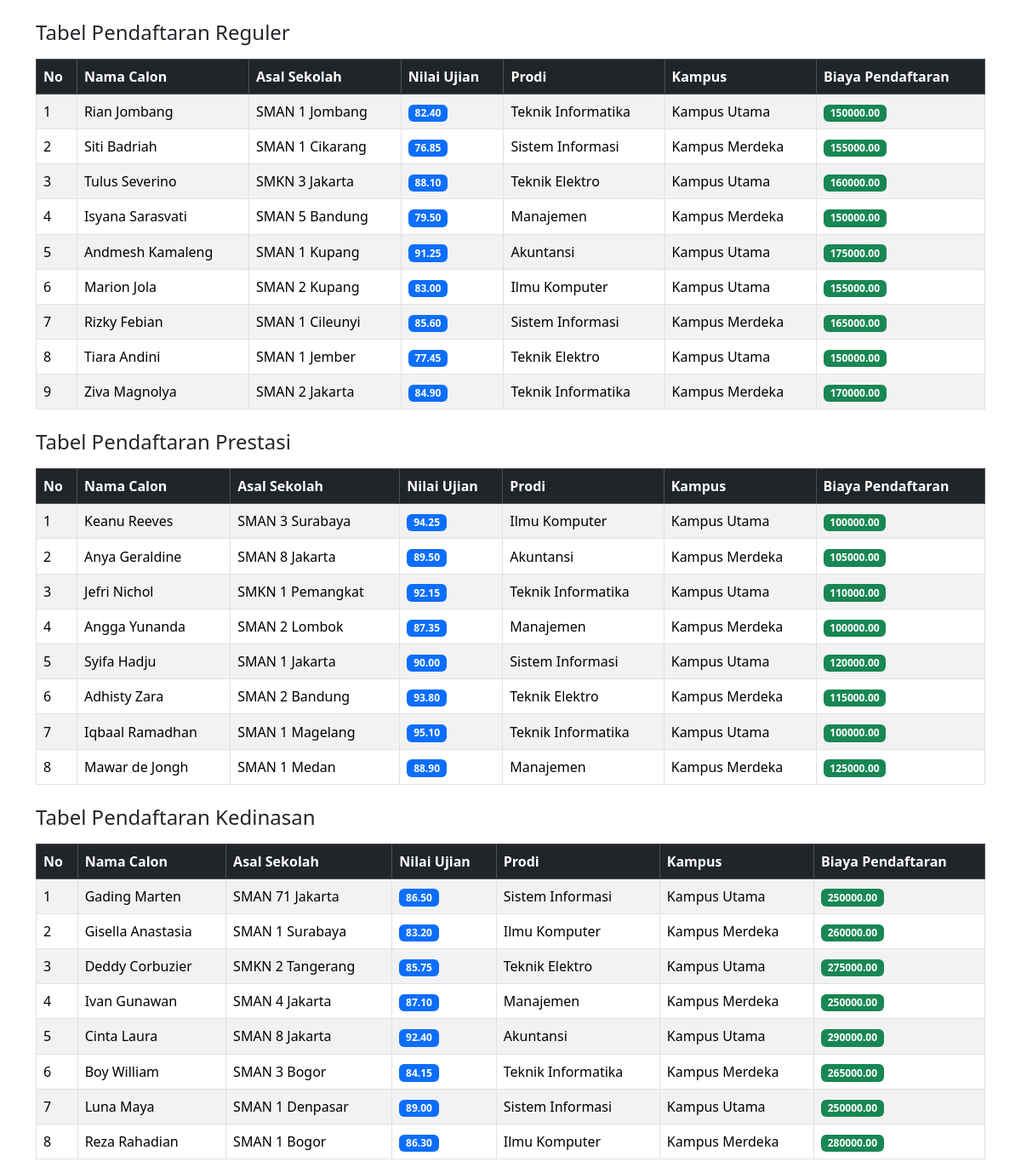
The page / on the database its author committed.
### tables this page shows
CREATE TABLE `tabel_pendaftaran` (
  `id_pendaftaran` int NOT NULL,
  `nama_calon` varchar(100) NOT NULL,
  `asal_sekolah` varchar(100) NOT NULL,
  `nilai_ujian` decimal(5,2) NOT NULL,
  `biaya_pendaftaran_dasar` decimal(10,2) NOT NULL,
  `jalur_pendaftaran` enum('Reguler','Prestasi','Kedinasan') NOT NULL,
  `pilihan_prodi` varchar(50) DEFAULT NULL,
  `lokasi_kampus` varchar(50) DEFAULT NULL,
  `jenis_prestasi` varchar(50) DEFAULT NULL,
  `tingkat_prestasi` varchar(30) DEFAULT NULL,
  `sk_ikatan_dinas` varchar(50) DEFAULT NULL,
  `instansi_sponsor` varchar(100) DEFAULT NULL
);

### classes/PendaftaranReguler.php (called while the page is built, shortened)
<?php
class PendaftaranReguler extends Pendaftaran
{
    public function getDaftarReguler($db)
    {
    $query = "SELECT * FROM tabel_pendaftaran WHERE jalur_pendaftaran = 'Reguler'";
    $result = $db->query($query);
    $data = [];
    if ($result)
        {
            while ($row = $result->fetch_assoc()) {
                $data[] = $row;
            }
        }
    return $data;
    }
}
?>

### classes/PendaftaranPrestasi.php (called while the page is built, shortened)
<?php
class PendaftaranPrestasi extends Pendaftaran
{
    public function getDaftarPrestasi($db)
    {
        $query = "SELECT * FROM tabel_pendaftaran WHERE jalur_pendaftaran = 'Prestasi'";
        $result = $db->query($query);
        $data = [];
        if ($result) {
            while ($row = $result->fetch_assoc()) {
                $data[] = $row;
            }
        }
        return $data;
    }
}
?>

### classes/PendaftaranKedinasan.php (called while the page is built, shortened)
<?php
class PendaftaranKedinasan extends Pendaftaran
{
    public function getDaftarKedinasan($db)
    {
        $query = "SELECT * FROM tabel_pendaftaran WHERE jalur_pendaftaran = 'Kedinasan'";
        $result = $db->query($query);
        $data = [];
        if ($result) {
            while ($row = $result->fetch_assoc()) {
                $data[] = $row;
            }
        }
        return $data;
    }
}
?>

### index.php (the view, shortened to what this page needs)
<?php
require_once 'classes/PendaftaranReguler.php';
require_once 'classes/PendaftaranPrestasi.php';
require_once 'classes/PendaftaranKedinasan.php';
$db = (new Database())->connect();
$reguler = new PendaftaranReguler([
    'id_pendaftaran' => 0,
    'nama_calon' => '',
    'asal_sekolah' => '',
    'nilai_ujian' => 0,
    'biayaPendaftaranDasar' => 0,
    'pilihanProdi' => '',
    'lokasiKampus' => ''
]);
$prestasi = new PendaftaranPrestasi(
    0,
    '',
    '',
    0,
    0,
    '',
    ''
);
$kedinasan = new PendaftaranKedinasan(
    0,
    '',
    '',
    0,
    0,
    '',
    ''
);
$dataReguler = $reguler->getDaftarReguler($db);
$dataPrestasi = $prestasi->getDaftarPrestasi($db);
$dataKedinasan = $kedinasan->getDaftarKedinasan($db);
?>
<!DOCTYPE html>
<html lang="en">
<head>
    <link href="https://cdn.jsdelivr.net/npm/bootstrap@5.3.3/dist/css/bootstrap.min.css" rel="stylesheet">
</head>
<body>
    <div class="container mt-4">
    <h4 class="mb-3">Tabel Pendaftaran Reguler</h4>
    <table class="table table-hover table-striped table-bordered align-middle">
        <thead class="table-dark">
            <tr>
                <th>No</th>
                <th>Nama Calon</th>
                <th>Asal Sekolah</th>
                <th>Nilai Ujian</th>
                <th>Prodi</th>
                <th>Kampus</th>
                <th>Biaya Pendaftaran</th>
            </tr>
        </thead>
        <tbody>
            <?php $noReg = 1; ?>
            <?php foreach ($dataReguler as $row): ?>
                <tr>
                    <td><?= $noReg++; ?></td>
                    <td><?= $row['nama_calon']; ?></td>
                    <td><?= $row['asal_sekolah']; ?></td>
                    <td>
                        <span class="badge bg-primary">
                            <?= $row['nilai_ujian']; ?>
                        </span>
                    </td>
                    <td><?= $row['pilihan_prodi']; ?></td>
                    <td><?= $row['lokasi_kampus']; ?></td>
                    <td>
                        <span class="badge bg-success">
                            <?= $row['biaya_pendaftaran_dasar']; ?>
                        </span>
                    </td>
                </tr>
            <?php endforeach; ?>
        </tbody>
    </table>
  </div>
    <div class="container mt-4">
    <h4 class="mb-3">Tabel Pendaftaran Prestasi</h4>
    <table class="table table-hover table-striped table-bordered align-middle">
        <thead class="table-dark">
            <tr>
                <th>No</th>
                <th>Nama Calon</th>
                <th>Asal Sekolah</th>
                <th>Nilai Ujian</th>
                <th>Prodi</th>
                <th>Kampus</th>
                <th>Biaya Pendaftaran</th>
            </tr>
        </thead>
        <tbody>
            <?php $noPre = 1; ?>
            <?php foreach ($dataPrestasi as $row): ?>
                <tr>
                    <td><?= $noPre++; ?></td>
                    <td><?= $row['nama_calon']; ?></td>
                    <td><?= $row['asal_sekolah']; ?></td>
                    <td>
                        <span class="badge bg-primary">
                            <?= $row['nilai_ujian']; ?>
                        </span>
                    </td>
                    <td><?= $row['pilihan_prodi']; ?></td>
                    <td><?= $row['lokasi_kampus']; ?></td>
                    <td>
                        <span class="badge bg-success">
                            <?= $row['biaya_pendaftaran_dasar']; ?>
                        </span>
                    </td>
                </tr>
            <?php endforeach; ?>
        </tbody>
    </table>
  </div>
    <div class="container mt-4">
    <h4 class="mb-3">Tabel Pendaftaran Kedinasan</h4>
    <table class="table table-hover table-striped table-bordered align-middle">
        <thead class="table-dark">
            <tr>
                <th>No</th>
                <th>Nama Calon</th>
                <th>Asal Sekolah</th>
                <th>Nilai Ujian</th>
                <th>Prodi</th>
                <th>Kampus</th>
                <th>Biaya Pendaftaran</th>
            </tr>
        </thead>
        <tbody>
            <?php $noKed = 1; ?>
            <?php foreach ($dataKedinasan as $row): ?>
                <tr>
                    <td><?= $noKed++; ?></td>
                    <td><?= $row['nama_calon']; ?></td>
                    <td><?= $row['asal_sekolah']; ?></td>
                    <td>
                        <span class="badge bg-primary">
                            <?= $row['nilai_ujian']; ?>
                        </span>
                    </td>
                    <td><?= $row['pilihan_prodi']; ?></td>
                    <td><?= $row['lokasi_kampus']; ?></td>
                    <td>
                        <span class="badge bg-success">
                            <?= $row['biaya_pendaftaran_dasar']; ?>
                        </span>
                    </td>
                </tr>
            <?php endforeach; ?>
        </tbody>
    </table>
   </div>
</body>
</html>

### rows shown on the page
tabel_pendaftaran: nama_calon "Rian Jombang", asal_sekolah "SMAN 1 Jombang", nilai_ujian "82.40", pilihan_prodi "Teknik Informatika", lokasi_kampus "Kampus Utama", biaya_pendaftaran_dasar "150000.00"
tabel_pendaftaran: nama_calon "Siti Badriah", asal_sekolah "SMAN 1 Cikarang", nilai_ujian "76.85", pilihan_prodi "Sistem Informasi", lokasi_kampus "Kampus Merdeka", biaya_pendaftaran_dasar "155000.00"
tabel_pendaftaran: nama_calon "Tulus Severino", asal_sekolah "SMKN 3 Jakarta", nilai_ujian "88.10", pilihan_prodi "Teknik Elektro", lokasi_kampus "Kampus Utama", biaya_pendaftaran_dasar "160000.00"
tabel_pendaftaran: nama_calon "Isyana Sarasvati", asal_sekolah "SMAN 5 Bandung", nilai_ujian "79.50", pilihan_prodi "Manajemen", lokasi_kampus "Kampus Merdeka", biaya_pendaftaran_dasar "150000.00"
tabel_pendaftaran: nama_calon "Andmesh Kamaleng", asal_sekolah "SMAN 1 Kupang", nilai_ujian "91.25", pilihan_prodi "Akuntansi", lokasi_kampus "Kampus Utama", biaya_pendaftaran_dasar "175000.00"
tabel_pendaftaran: nama_calon "Marion Jola", asal_sekolah "SMAN 2 Kupang", nilai_ujian "83.00", pilihan_prodi "Ilmu Komputer", lokasi_kampus "Kampus Utama", biaya_pendaftaran_dasar "155000.00"
tabel_pendaftaran: nama_calon "Rizky Febian", asal_sekolah "SMAN 1 Cileunyi", nilai_ujian "85.60", pilihan_prodi "Sistem Informasi", lokasi_kampus "Kampus Merdeka", biaya_pendaftaran_dasar "165000.00"
tabel_pendaftaran: nama_calon "Tiara Andini", asal_sekolah "SMAN 1 Jember", nilai_ujian "77.45", pilihan_prodi "Teknik Elektro", lokasi_kampus "Kampus Utama", biaya_pendaftaran_dasar "150000.00"
tabel_pendaftaran: nama_calon "Ziva Magnolya", asal_sekolah "SMAN 2 Jakarta", nilai_ujian "84.90", pilihan_prodi "Teknik Informatika", lokasi_kampus "Kampus Merdeka", biaya_pendaftaran_dasar "170000.00"
tabel_pendaftaran: nama_calon "Keanu Reeves", asal_sekolah "SMAN 3 Surabaya", nilai_ujian "94.25", pilihan_prodi "Ilmu Komputer", lokasi_kampus "Kampus Utama", biaya_pendaftaran_dasar "100000.00"
tabel_pendaftaran: nama_calon "Anya Geraldine", asal_sekolah "SMAN 8 Jakarta", nilai_ujian "89.50", pilihan_prodi "Akuntansi", lokasi_kampus "Kampus Merdeka", biaya_pendaftaran_dasar "105000.00"
tabel_pendaftaran: nama_calon "Jefri Nichol", asal_sekolah "SMKN 1 Pemangkat", nilai_ujian "92.15", pilihan_prodi "Teknik Informatika", lokasi_kampus "Kampus Utama", biaya_pendaftaran_dasar "110000.00"
tabel_pendaftaran: nama_calon "Angga Yunanda", asal_sekolah "SMAN 2 Lombok", nilai_ujian "87.35", pilihan_prodi "Manajemen", lokasi_kampus "Kampus Merdeka", biaya_pendaftaran_dasar "100000.00"
tabel_pendaftaran: nama_calon "Syifa Hadju", asal_sekolah "SMAN 1 Jakarta", nilai_ujian "90.00", pilihan_prodi "Sistem Informasi", lokasi_kampus "Kampus Utama", biaya_pendaftaran_dasar "120000.00"
tabel_pendaftaran: nama_calon "Adhisty Zara", asal_sekolah "SMAN 2 Bandung", nilai_ujian "93.80", pilihan_prodi "Teknik Elektro", lokasi_kampus "Kampus Merdeka", biaya_pendaftaran_dasar "115000.00"
tabel_pendaftaran: nama_calon "Iqbaal Ramadhan", asal_sekolah "SMAN 1 Magelang", nilai_ujian "95.10", pilihan_prodi "Teknik Informatika", lokasi_kampus "Kampus Utama", biaya_pendaftaran_dasar "100000.00"
tabel_pendaftaran: nama_calon "Mawar de Jongh", asal_sekolah "SMAN 1 Medan", nilai_ujian "88.90", pilihan_prodi "Manajemen", lokasi_kampus "Kampus Merdeka", biaya_pendaftaran_dasar "125000.00"
tabel_pendaftaran: nama_calon "Gading Marten", asal_sekolah "SMAN 71 Jakarta", nilai_ujian "86.50", pilihan_prodi "Sistem Informasi", lokasi_kampus "Kampus Utama", biaya_pendaftaran_dasar "250000.00"
tabel_pendaftaran: nama_calon "Gisella Anastasia", asal_sekolah "SMAN 1 Surabaya", nilai_ujian "83.20", pilihan_prodi "Ilmu Komputer", lokasi_kampus "Kampus Merdeka", biaya_pendaftaran_dasar "260000.00"
tabel_pendaftaran: nama_calon "Deddy Corbuzier", asal_sekolah "SMKN 2 Tangerang", nilai_ujian "85.75", pilihan_prodi "Teknik Elektro", lokasi_kampus "Kampus Utama", biaya_pendaftaran_dasar "275000.00"
tabel_pendaftaran: nama_calon "Ivan Gunawan", asal_sekolah "SMAN 4 Jakarta", nilai_ujian "87.10", pilihan_prodi "Manajemen", lokasi_kampus "Kampus Merdeka", biaya_pendaftaran_dasar "250000.00"
tabel_pendaftaran: nama_calon "Cinta Laura", asal_sekolah "SMAN 8 Jakarta", nilai_ujian "92.40", pilihan_prodi "Akuntansi", lokasi_kampus "Kampus Utama", biaya_pendaftaran_dasar "290000.00"
tabel_pendaftaran: nama_calon "Boy William", asal_sekolah "SMAN 3 Bogor", nilai_ujian "84.15", pilihan_prodi "Teknik Informatika", lokasi_kampus "Kampus Merdeka", biaya_pendaftaran_dasar "265000.00"
tabel_pendaftaran: nama_calon "Luna Maya", asal_sekolah "SMAN 1 Denpasar", nilai_ujian "89.00", pilihan_prodi "Sistem Informasi", lokasi_kampus "Kampus Utama", biaya_pendaftaran_dasar "250000.00"
tabel_pendaftaran: nama_calon "Reza Rahadian", asal_sekolah "SMAN 1 Bogor", nilai_ujian "86.30", pilihan_prodi "Ilmu Komputer", lokasi_kampus "Kampus Merdeka", biaya_pendaftaran_dasar "280000.00"
